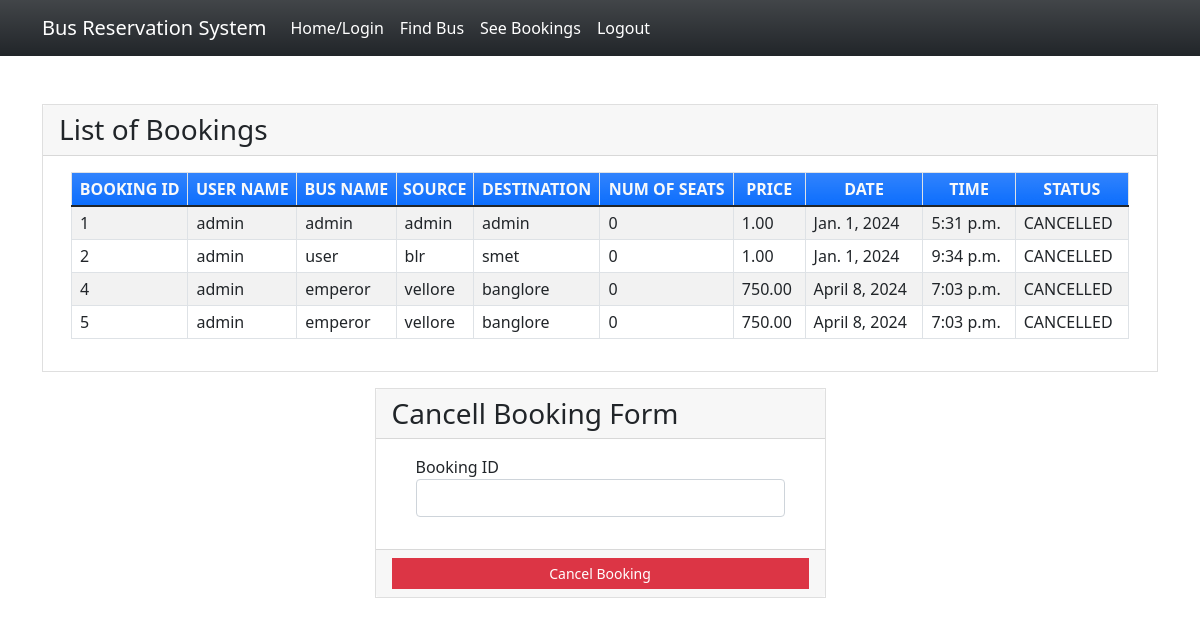
/seebookings (signed in), run on the app's committed database.
### myapp/models.py (models this page shows, shortened)
class Book(models.Model):
    BOOKED = 'B'
    CANCELLED = 'C'
    TICKET_STATUSES = ((BOOKED, 'Booked'),
                       (CANCELLED, 'Cancelled'),)
    email = models.EmailField()
    name = models.CharField(max_length=30)
    userid =models.DecimalField(decimal_places=0, max_digits=2)
    busid=models.DecimalField(decimal_places=0, max_digits=2)
    bus_name = models.CharField(max_length=30)
    source = models.CharField(max_length=30)
    dest = models.CharField(max_length=30)
    nos = models.DecimalField(decimal_places=0, max_digits=2)
    price = models.DecimalField(decimal_places=2, max_digits=6)
    date = models.DateField()
    time = models.TimeField()
    status = models.CharField(choices=TICKET_STATUSES, default=BOOKED, max_length=2)
    class Meta:
        verbose_name_plural = "List of Books"

### myapp/views.py (the view)
# urls.py: path('seebookings', views.seebookings, name="seebookings"),
@login_required(login_url='signin')
def seebookings(request,new={}):
    context = {}
    id_r = request.user.id
    book_list = Book.objects.filter(userid=id_r)
    if book_list:
        return render(request, 'myapp/booklist.html', locals())
    else:
        context["error"] = "Sorry no buses booked"
        return render(request, 'myapp/findbus.html', context)

### myapp/templates/myapp/booklist.html (shortened to what this page needs)
{% extends 'myapp/base.html' %} {% block content %}
<div class="container my-5">
    <div class="card rounded-0">
        <div class="card-header">
            <div class="card-title h3 mb-0">List of Bookings</div>
        </div>
        <div class="card-body">
            <div class="container-fluid">
                <table class="table table-bordered table-striped">
                    <thead>
                        <tr class="bg-gradient bg-primary text-light">
                            <th class="p-1 text-center">BOOKING ID</th>
                            <th class="p-1 text-center">USER NAME</th>
                            <th class="p-1 text-center">BUS NAME</th>
                            <th class="p-1 text-center">SOURCE</th>
                            <th class="p-1 text-center">DESTINATION</th>
                            <th class="p-1 text-center">NUM OF SEATS</th>
                            <th class="p-1 text-center">PRICE</th>
                            <th class="p-1 text-center">DATE</th>
                            <th class="p-1 text-center">TIME</th>
                            <th class="p-1 text-center">STATUS</th>
                        </tr>
                    </thead>
                    {% for row in book_list %}
                    <tr>
                        <td class="px-2 py-1 align-middle">{{row.id}}</td>
                        <td class="px-2 py-1 align-middle">{{row.name}}</td>
                        <td class="px-2 py-1 align-middle">{{row.bus_name}}</td>
                        <td class="px-2 py-1 align-middle">{{row.source}}</td>
                        <td class="px-2 py-1 align-middle">{{row.dest}}</td>
                        <td class="px-2 py-1 align-middle">{{row.nos}}</td>
                        <td class="px-2 py-1 align-middle">{{row.price}}</td>
                        <td class="px-2 py-1 align-middle">{{row.date}}</td>
                        <td class="px-2 py-1 align-middle">{{row.time}}</td>
                        <td class="px-2 py-1 align-middle">{{row.status}}</td>
                    </tr>
                    {% endfor %}
                </table>
            </div>
        </div>
    </div>
    <div class="row mt-3 justify-content-center">
        <div class="col-lg-5 col-md-7 col-sm-10 col-xs-12">
            <div class="card rounded-0">
                <div class="card-header">
                    <div class="card-title h3 mb-0">Cancell Booking Form</div>
                </div>
                <div class="card-body">
                    <div class="container-fluid">
                        <form action="{% url 'cancellings' %}" method="post" id="cancel-form">
                            <div class="mb-3">
                                <label for="bus_id" class="control-label">Booking ID</label>
                                <input name='bus_id' class="form-control" type="number" id="bus_id">
                            </div>
                        </form>
                    </div>
                </div>
                <div class="card-footer text-center">
                    <button class="btn btn-sm rounded-0 btn-danger w-100" form="cancel-form">Cancel Booking</button>
                </div>
            </div>
        </div>
    </div>
</div>
{% endblock %}

### myapp/templates/myapp/base.html (shortened to what this page needs)
<!doctype html>
<html lang="en">
<head>
    <link rel="stylesheet" href="https://cdn.jsdelivr.net/npm/bootstrap@5.1.3/dist/css/bootstrap.min.css">
</head>
<body>
<nav class="navbar navbar-expand-lg navbar-light bg-gradient bg-dark">
    <div class="container">
            <a class="navbar-brand" href="#" style="color: white;">Bus Reservation System</a>
        <div class="collapse navbar-collapse" id="navbarNavAltMarkup">
            <div class="navbar-nav" >
                <a class="nav-item nav-link active" href="{% url 'home' %}" style="color: white;">Home/Login</a>
                <a class="nav-item nav-link" href="{% url 'findbus' %}" style="color: white;">Find Bus</a>
                <a class="nav-item nav-link" href="{% url 'seebookings' %}" style="color: white;">See Bookings</a>
                {% if request.user.is_active %}
                <a class="nav-item nav-link " href="{% url 'signout' %}" style="color: white;">Logout</a>
                {% else %}
                <a class="nav-item nav-link " href="{% url 'signup' %}" style="color: white;">Registration</a>
                {% endif %}
            </div>
        </div>
    </div>
</nav>
{% block content %}
{% endblock %}
</body>
</html>

### myapp/templates/myapp/base.html (style rules this page uses)
body { background-image: url(https://images.unsplash.com/photo-1544620347-c4fd4a3d5957?w=600&auto=format&fit=crop&q=60&ixlib=rb-4.0.3&ixid=M3wxMjA3fDB8MHxzZWFyY2h8Mnx8YnVzfGVufDB8fDB8fHww); background-repeat: no-repeat; background-size: cover; }

### data on the page
Book: id "1", name "admin", bus_name "admin", source "admin", dest "admin", nos "0", price "1.00", date "Jan. 1, 2024", time "5:31 p.m.", status "CANCELLED"
Book: id "2", name "admin", bus_name "user", source "blr", dest "smet", nos "0", price "1.00", date "Jan. 1, 2024", time "9:34 p.m.", status "CANCELLED"
Book: id "4", name "admin", bus_name "emperor", source "vellore", dest "banglore", nos "0", price "750.00", date "April 8, 2024", time "7:03 p.m.", status "CANCELLED"
Book: id "5", name "admin", bus_name "emperor", source "vellore", dest "banglore", nos "0", price "750.00", date "April 8, 2024", time "7:03 p.m.", status "CANCELLED"
